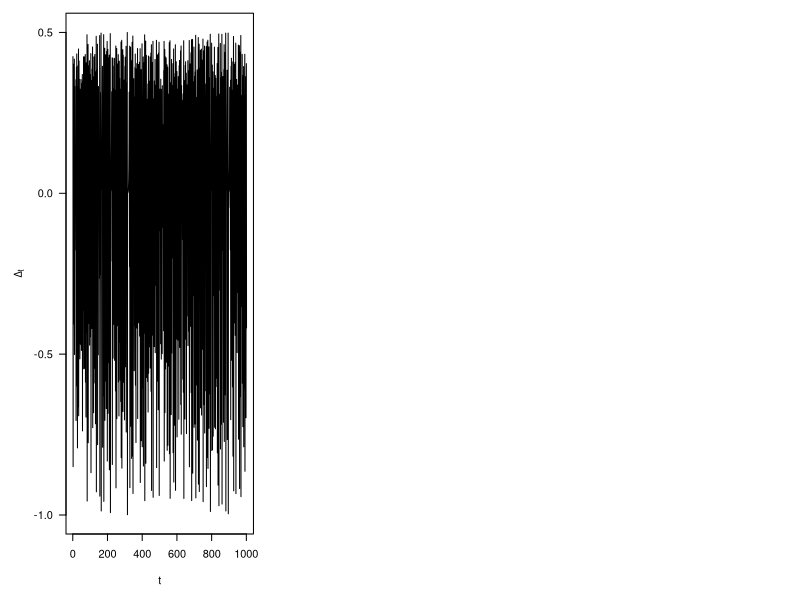

Reproduce this figure in R. (Note: this script raises an error after producing the figure.)
# nl-forecast.R
# Copyright (c) 2014 Colin Twomey <crtwomey@gmail.com>
#
# Implementation of Sugihara's simplex[1] and S-map[2] methods
# for nonlinear time-series forecasting. The code is organized
# in four sections: code common to both bethods, code for each
# method (simplex and s-map), and lastly a test case (the tent
# map example used in [1]).
#
# 1. Sugihara & May (1990) Nature, 344:734-741.
# 2. Sugihara (1994) Phil. Trans. R. Soc. Lond. A, 348:477-495.
#
# Permission is hereby granted, free of charge, to any person
# obtaining a copy of this software and associated documentation
# files (the "Software"), to deal in the Software without
# restriction, including without limitation the rights
# to use, copy, modify, merge, publish, distribute, sublicense,
# and/or sell copies of the Software, and to permit persons to
# whom the Software is furnished to do so, subject to the
# following conditions:
#
# The above copyright notice and this permission notice shall be
# included in all copies or substantial portions of the Software.
#
# THE SOFTWARE IS PROVIDED "AS IS", WITHOUT WARRANTY OF ANY KIND,
# EXPRESS OR IMPLIED, INCLUDING BUT NOT LIMITED TO THE WARRANTIES
# OF MERCHANTABILITY, FITNESS FOR A PARTICULAR PURPOSE AND
# NONINFRINGEMENT. IN NO EVENT SHALL THE AUTHORS OR COPYRIGHT
# HOLDERS BE LIABLE FOR ANY CLAIM, DAMAGES OR OTHER LIABILITY,
# WHETHER IN AN ACTION OF CONTRACT, TORT OR OTHERWISE, ARISING
# FROM, OUT OF OR IN CONNECTION WITH THE SOFTWARE OR THE USE OR
# OTHER DEALINGS IN THE SOFTWARE.


# common
# --------------------------------------------------------------------------

distance <- function(X, x) {
	sqrt(rowSums((X-matrix(x, nrow(X), ncol(X), byrow=TRUE))^2))
}

weighting <- function(D, D.mean, theta) {
	exp(-theta * (D/D.mean))
}

# notes on embedded time series (Ets) structure:
# 	Ets[1,1]  = ts[(E-1)*tau + 1]
# 	nrow(Ets) = (E-1)*tau
embed.ts <- function(ts, E, tau=1)
{
	T <- length(ts)
	t.lags <- seq(1, E*tau, tau)
	max.t.lag <- max(t.lags)

	Ets <- c()
	for (t in rev(t.lags)) {
		Ets <- cbind(Ets, ts[t:(T-max.t.lag+t)])
	}

	return(Ets)
}


# simplex method
# --------------------------------------------------------------------------

nearest.neighbors <- function(D, k) {
	which(rank(D) <= k)
}

simplex.projection <- function(nn, w.nn) {
	sum(w.nn * nn)/sum(w.nn)
}

simplex.forecast <- function(X, Y, dt, E,
	       tau = 1,
	     theta = 0.0)
{
	EX    <- embed.ts(X, E, tau)
	EY    <- embed.ts(Y, E, tau)
	D.mean <- mean(sqrt(rowSums(diff(EX)^2)))
	pred.y <- rep(0, nrow(EY))

	for (t in 1:nrow(EY)) {
		D    <- distance(EX, EY[t,])
		t.nn <- nearest.neighbors(D, E+1)
		w.nn <- weighting(D[t.nn], D.mean, theta)

		# (E-1)*tau offset needed because EX is shortened due to emebedding
		pred.y[t] <- simplex.projection(X[t.nn+dt+(E-1)*tau], w.nn)
	}

	return(pred.y)
}


# s-map method
# --------------------------------------------------------------------------

compute.C <- function(EX, EYt, dt, theta, D.mean)
{
	T <- nrow(EX)
	M <- ncol(EX)

	D <- distance(EX, EYt)
	w <- weighting(D, D.mean, theta)
	W <- matrix(w, T, M)

	A <- W[1:(T-dt),] * EX[1:(T-dt),]
	B <- w[1:(T-dt)] * EX[(1+dt):T,2]

	s <- svd(A)
	Ainv <- s$v %*% diag(s$d^-1) %*% t(s$u)
	C <- Ainv %*% B

	return(C)
}

s.map.projection <- function(EYt, C) {
	sum(C * EYt)
}

s.map.forecast <- function(X, Y, dt, E,
	       tau = 1,
	     theta = 0.0)
{
	EX    <- cbind(rep(1, length(X)-E+1), embed.ts(X, E, tau))
	EY    <- cbind(rep(1, length(Y)-E+1), embed.ts(Y, E, tau))
	D.mean <- mean(sqrt(rowSums(diff(EX)^2)))
	pred.y <- rep(0, nrow(EY))

	for (t in 1:nrow(EY)) {
		C <- compute.C(EX, EY[t,], dt, theta, D.mean)

		pred.y[t] <- s.map.projection(EY[t,], C)
	}

	return(pred.y)
}


# test case: tent map
# --------------------------------------------------------------------------

tent.map <- function(xt) {
	if (xt < 0.5) {
		return(2*xt)
	} else if (0.5 <= xt) {
		# without the 1e-8 fudging R gives us something pathological
		return(2*((1-1e-8) - xt))
	}
	return(-Inf)
}

# generate the tent-map training (X) and test (Y) time series
T <- 1000
X <- runif(1)
for (t in 1:(T+1)) {
	X <- c(X, tent.map(X[t]))
}
Xt <- diff(X)
Y  <- diff(X[(1:(T/2+1))+T/2])
X  <- diff(X[1:(T/2+1)])

# generate forecast for Y
E     <- 3
tau   <- 1
dt    <- 2
theta <- 500

Y.simplex <- simplex.forecast(X, Y, dt, E, tau, theta)
Y.smap    <- s.map.forecast(X, Y, dt, E, tau, theta)

# plot results
op <- par(mar=c(5,5,1,1), mfrow=c(1,3))

plot(Xt, type='l', las=1,
	xlab=expression(t),
	ylab=expression(Delta[t])
)

Y.predicted <- list(Y.simplex, Y.smap)
Y.label     <- list("simplex", "s-map")

for (i in 1:length(Y.predicted)) {
	Yp    <- Y.predicted[[i]]
	Ty    <- length(Y)
	Tp    <- length(Yp)
	label <- paste(" predicted (", method.label[[i]], ")", sep='')

	plot(Y[((E-1)*tau+dt+1):Ty], Yp[1:(Tp-dt)], pch=16, cex=0.4, las=1,
		xlab=expression(paste(Delta[t], " observed")),
		ylab=bquote(Delta[t] ~ .(label)),
		xlim=c(-1,0.5),
		ylim=c(-1,0.5)
	)
	abline(a=0,b=1)
	abline(h=c(0,-0.5), lty=2)
	abline(v=c(0,-0.5), lty=2)	
}

par(op)
